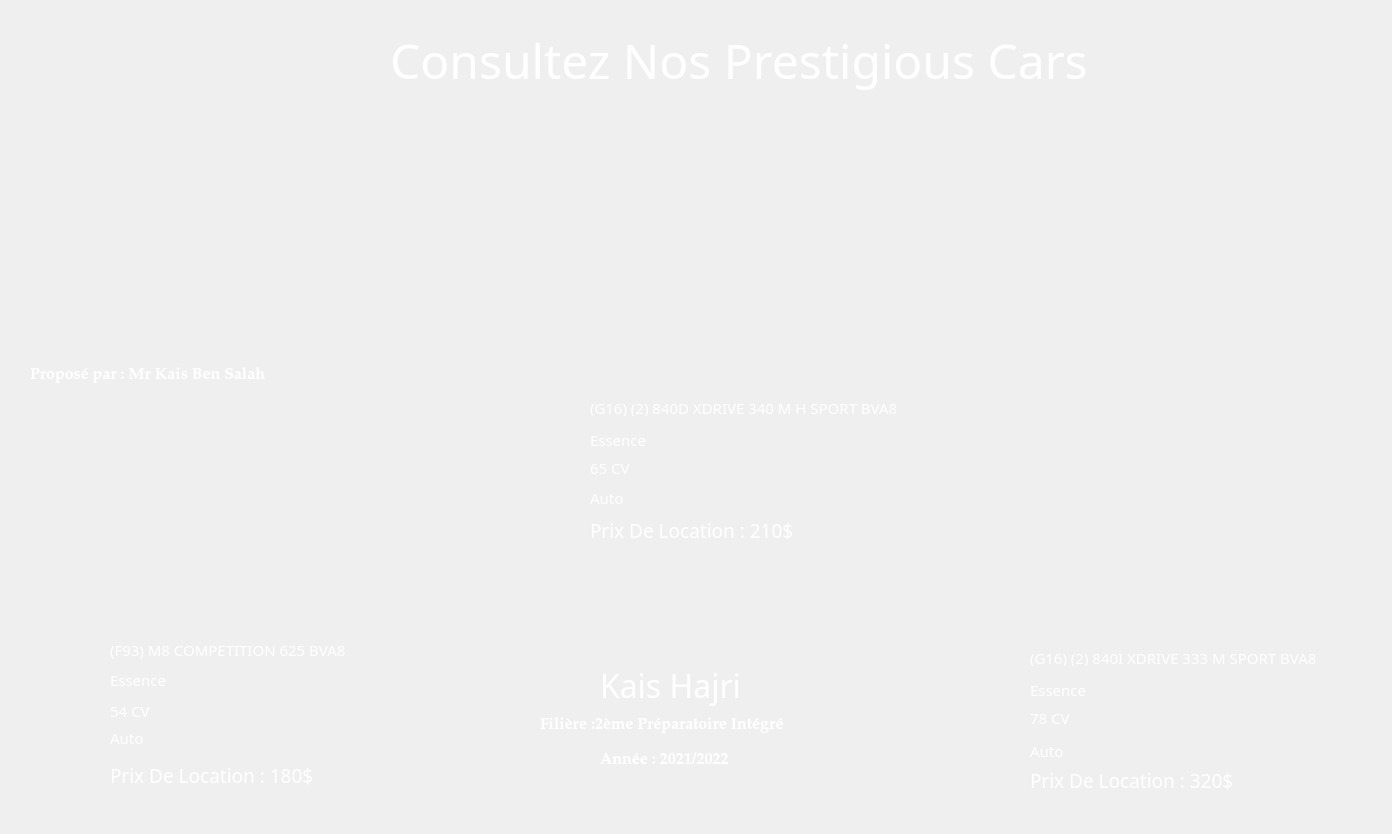
<?xml version="1.0" encoding="UTF-8"?>
<ui version="4.0">
 <class>Dialog</class>
 <widget class="QDialog" name="Dialog">
  <property name="geometry">
   <rect>
    <x>0</x>
    <y>0</y>
    <width>1392</width>
    <height>834</height>
   </rect>
  </property>
  <property name="windowTitle">
   <string>Dialog</string>
  </property>
  <widget class="QLabel" name="label">
   <property name="geometry">
    <rect>
     <x>-210</x>
     <y>-90</y>
     <width>1701</width>
     <height>991</height>
    </rect>
   </property>
   <property name="text">
    <string/>
   </property>
   <property name="pixmap">
    <pixmap resource="acc.qrc">:/pic/bb.jpg</pixmap>
   </property>
   <property name="scaledContents">
    <bool>true</bool>
   </property>
  </widget>
  <widget class="QLabel" name="label_2">
   <property name="geometry">
    <rect>
     <x>390</x>
     <y>20</y>
     <width>761</width>
     <height>81</height>
    </rect>
   </property>
   <property name="font">
    <font>
     <family>Bernard MT Condensed</family>
     <pointsize>36</pointsize>
    </font>
   </property>
   <property name="styleSheet">
    <string notr="true">color:white</string>
   </property>
   <property name="text">
    <string>Consultez Nos Prestigious Cars</string>
   </property>
  </widget>
  <widget class="QLabel" name="label_3">
   <property name="geometry">
    <rect>
     <x>410</x>
     <y>520</y>
     <width>55</width>
     <height>16</height>
    </rect>
   </property>
   <property name="text">
    <string/>
   </property>
   <property name="pixmap">
    <pixmap resource="acc.qrc">:/pic/p1.jpg</pixmap>
   </property>
  </widget>
  <widget class="QLabel" name="label_4">
   <property name="geometry">
    <rect>
     <x>30</x>
     <y>400</y>
     <width>421</width>
     <height>231</height>
    </rect>
   </property>
   <property name="text">
    <string/>
   </property>
   <property name="pixmap">
    <pixmap resource="acc.qrc">:/pic/pp1.jpg</pixmap>
   </property>
   <property name="scaledContents">
    <bool>true</bool>
   </property>
  </widget>
  <widget class="QLabel" name="label_5">
   <property name="geometry">
    <rect>
     <x>510</x>
     <y>120</y>
     <width>401</width>
     <height>251</height>
    </rect>
   </property>
   <property name="text">
    <string/>
   </property>
   <property name="pixmap">
    <pixmap resource="acc.qrc">:/pic/pp3.jpg</pixmap>
   </property>
   <property name="scaledContents">
    <bool>true</bool>
   </property>
  </widget>
  <widget class="QLabel" name="label_6">
   <property name="geometry">
    <rect>
     <x>970</x>
     <y>390</y>
     <width>391</width>
     <height>241</height>
    </rect>
   </property>
   <property name="text">
    <string/>
   </property>
   <property name="pixmap">
    <pixmap resource="acc.qrc">:/pic/pp2.jpg</pixmap>
   </property>
   <property name="scaledContents">
    <bool>true</bool>
   </property>
  </widget>
  <widget class="QLabel" name="label_7">
   <property name="geometry">
    <rect>
     <x>590</x>
     <y>400</y>
     <width>331</width>
     <height>16</height>
    </rect>
   </property>
   <property name="font">
    <font>
     <family>Bernard MT Condensed</family>
     <pointsize>11</pointsize>
    </font>
   </property>
   <property name="styleSheet">
    <string notr="true">color:white</string>
   </property>
   <property name="text">
    <string>(G16) (2) 840D XDRIVE 340 M H SPORT BVA8</string>
   </property>
  </widget>
  <widget class="QLabel" name="label_8">
   <property name="geometry">
    <rect>
     <x>110</x>
     <y>670</y>
     <width>71</width>
     <height>20</height>
    </rect>
   </property>
   <property name="font">
    <font>
     <family>Bernard MT Condensed</family>
     <pointsize>11</pointsize>
    </font>
   </property>
   <property name="styleSheet">
    <string notr="true">color:white</string>
   </property>
   <property name="text">
    <string>Essence</string>
   </property>
  </widget>
  <widget class="QLabel" name="label_9">
   <property name="geometry">
    <rect>
     <x>1030</x>
     <y>680</y>
     <width>71</width>
     <height>20</height>
    </rect>
   </property>
   <property name="font">
    <font>
     <family>Bernard MT Condensed</family>
     <pointsize>11</pointsize>
    </font>
   </property>
   <property name="styleSheet">
    <string notr="true">color:white</string>
   </property>
   <property name="text">
    <string>Essence</string>
   </property>
  </widget>
  <widget class="QLabel" name="label_10">
   <property name="geometry">
    <rect>
     <x>110</x>
     <y>640</y>
     <width>251</width>
     <height>20</height>
    </rect>
   </property>
   <property name="font">
    <font>
     <family>Bernard MT Condensed</family>
     <pointsize>11</pointsize>
    </font>
   </property>
   <property name="styleSheet">
    <string notr="true">color:white</string>
   </property>
   <property name="text">
    <string>(F93) M8 COMPETITION 625 BVA8</string>
   </property>
  </widget>
  <widget class="QLabel" name="label_11">
   <property name="geometry">
    <rect>
     <x>110</x>
     <y>700</y>
     <width>51</width>
     <height>21</height>
    </rect>
   </property>
   <property name="font">
    <font>
     <family>Bernard MT Condensed</family>
     <pointsize>11</pointsize>
    </font>
   </property>
   <property name="styleSheet">
    <string notr="true">color:white</string>
   </property>
   <property name="text">
    <string>54 CV</string>
   </property>
  </widget>
  <widget class="QLabel" name="label_12">
   <property name="geometry">
    <rect>
     <x>110</x>
     <y>730</y>
     <width>55</width>
     <height>16</height>
    </rect>
   </property>
   <property name="font">
    <font>
     <family>Bernard MT Condensed</family>
     <pointsize>11</pointsize>
    </font>
   </property>
   <property name="styleSheet">
    <string notr="true">color:white</string>
   </property>
   <property name="text">
    <string>Auto</string>
   </property>
  </widget>
  <widget class="QLabel" name="label_13">
   <property name="geometry">
    <rect>
     <x>110</x>
     <y>760</y>
     <width>211</width>
     <height>31</height>
    </rect>
   </property>
   <property name="font">
    <font>
     <family>Bernard MT Condensed</family>
     <pointsize>14</pointsize>
    </font>
   </property>
   <property name="styleSheet">
    <string notr="true">color:white</string>
   </property>
   <property name="text">
    <string>Prix De Location : 180$</string>
   </property>
  </widget>
  <widget class="QLabel" name="label_14">
   <property name="geometry">
    <rect>
     <x>590</x>
     <y>430</y>
     <width>101</width>
     <height>20</height>
    </rect>
   </property>
   <property name="font">
    <font>
     <family>Bernard MT Condensed</family>
     <pointsize>11</pointsize>
    </font>
   </property>
   <property name="styleSheet">
    <string notr="true">color:white</string>
   </property>
   <property name="text">
    <string>Essence</string>
   </property>
  </widget>
  <widget class="QLabel" name="label_15">
   <property name="geometry">
    <rect>
     <x>590</x>
     <y>460</y>
     <width>55</width>
     <height>16</height>
    </rect>
   </property>
   <property name="font">
    <font>
     <family>Bernard MT Condensed</family>
     <pointsize>11</pointsize>
    </font>
   </property>
   <property name="styleSheet">
    <string notr="true">color:white</string>
   </property>
   <property name="text">
    <string>65 CV</string>
   </property>
  </widget>
  <widget class="QLabel" name="label_16">
   <property name="geometry">
    <rect>
     <x>590</x>
     <y>490</y>
     <width>55</width>
     <height>16</height>
    </rect>
   </property>
   <property name="font">
    <font>
     <family>Bernard MT Condensed</family>
     <pointsize>11</pointsize>
    </font>
   </property>
   <property name="styleSheet">
    <string notr="true">color:white</string>
   </property>
   <property name="text">
    <string>Auto</string>
   </property>
  </widget>
  <widget class="QLabel" name="label_17">
   <property name="geometry">
    <rect>
     <x>590</x>
     <y>520</y>
     <width>221</width>
     <height>21</height>
    </rect>
   </property>
   <property name="font">
    <font>
     <family>Bernard MT Condensed</family>
     <pointsize>14</pointsize>
    </font>
   </property>
   <property name="styleSheet">
    <string notr="true">color:white</string>
   </property>
   <property name="text">
    <string>Prix De Location : 210$</string>
   </property>
  </widget>
  <widget class="QLabel" name="label_18">
   <property name="geometry">
    <rect>
     <x>1030</x>
     <y>650</y>
     <width>301</width>
     <height>16</height>
    </rect>
   </property>
   <property name="font">
    <font>
     <family>Bernard MT Condensed</family>
     <pointsize>11</pointsize>
    </font>
   </property>
   <property name="styleSheet">
    <string notr="true">color:white</string>
   </property>
   <property name="text">
    <string>(G16) (2) 840I XDRIVE 333 M SPORT BVA8</string>
   </property>
  </widget>
  <widget class="QLabel" name="label_19">
   <property name="geometry">
    <rect>
     <x>1030</x>
     <y>710</y>
     <width>55</width>
     <height>16</height>
    </rect>
   </property>
   <property name="font">
    <font>
     <family>Bernard MT Condensed</family>
     <pointsize>11</pointsize>
    </font>
   </property>
   <property name="styleSheet">
    <string notr="true">color:white</string>
   </property>
   <property name="text">
    <string>78 CV</string>
   </property>
  </widget>
  <widget class="QLabel" name="label_20">
   <property name="geometry">
    <rect>
     <x>1030</x>
     <y>740</y>
     <width>61</width>
     <height>21</height>
    </rect>
   </property>
   <property name="font">
    <font>
     <family>Bernard MT Condensed</family>
     <pointsize>11</pointsize>
    </font>
   </property>
   <property name="styleSheet">
    <string notr="true">color:white</string>
   </property>
   <property name="text">
    <string>Auto</string>
   </property>
  </widget>
  <widget class="QLabel" name="label_21">
   <property name="geometry">
    <rect>
     <x>1030</x>
     <y>770</y>
     <width>211</width>
     <height>21</height>
    </rect>
   </property>
   <property name="font">
    <font>
     <family>Bernard MT Condensed</family>
     <pointsize>14</pointsize>
    </font>
   </property>
   <property name="styleSheet">
    <string notr="true">color:white</string>
   </property>
   <property name="text">
    <string>Prix De Location : 320$</string>
   </property>
  </widget>
  <widget class="QLabel" name="label_22">
   <property name="geometry">
    <rect>
     <x>600</x>
     <y>660</y>
     <width>171</width>
     <height>51</height>
    </rect>
   </property>
   <property name="font">
    <font>
     <family>Rage Italic</family>
     <pointsize>24</pointsize>
    </font>
   </property>
   <property name="styleSheet">
    <string notr="true">color:white</string>
   </property>
   <property name="text">
    <string>Kais Hajri</string>
   </property>
  </widget>
  <widget class="QLabel" name="label_23">
   <property name="geometry">
    <rect>
     <x>540</x>
     <y>710</y>
     <width>301</width>
     <height>31</height>
    </rect>
   </property>
   <property name="font">
    <font>
     <family>Palatino Linotype</family>
     <pointsize>12</pointsize>
     <weight>75</weight>
     <bold>true</bold>
    </font>
   </property>
   <property name="styleSheet">
    <string notr="true">color:white</string>
   </property>
   <property name="text">
    <string>Filière :2ème Préparatoire Intégré </string>
   </property>
  </widget>
  <widget class="QLabel" name="label_24">
   <property name="geometry">
    <rect>
     <x>600</x>
     <y>750</y>
     <width>201</width>
     <height>21</height>
    </rect>
   </property>
   <property name="font">
    <font>
     <family>Palatino Linotype</family>
     <pointsize>12</pointsize>
     <weight>75</weight>
     <bold>true</bold>
    </font>
   </property>
   <property name="styleSheet">
    <string notr="true">color:white</string>
   </property>
   <property name="text">
    <string>Année : 2021/2022</string>
   </property>
  </widget>
  <widget class="QLabel" name="label_25">
   <property name="geometry">
    <rect>
     <x>30</x>
     <y>360</y>
     <width>301</width>
     <height>31</height>
    </rect>
   </property>
   <property name="font">
    <font>
     <family>Palatino Linotype</family>
     <pointsize>12</pointsize>
     <weight>75</weight>
     <bold>true</bold>
    </font>
   </property>
   <property name="styleSheet">
    <string notr="true">color:white</string>
   </property>
   <property name="text">
    <string>Proposé par : Mr Kais Ben Salah</string>
   </property>
  </widget>
 </widget>
 <resources>
  <include location="acc.qrc"/>
 </resources>
 <connections/>
</ui>
